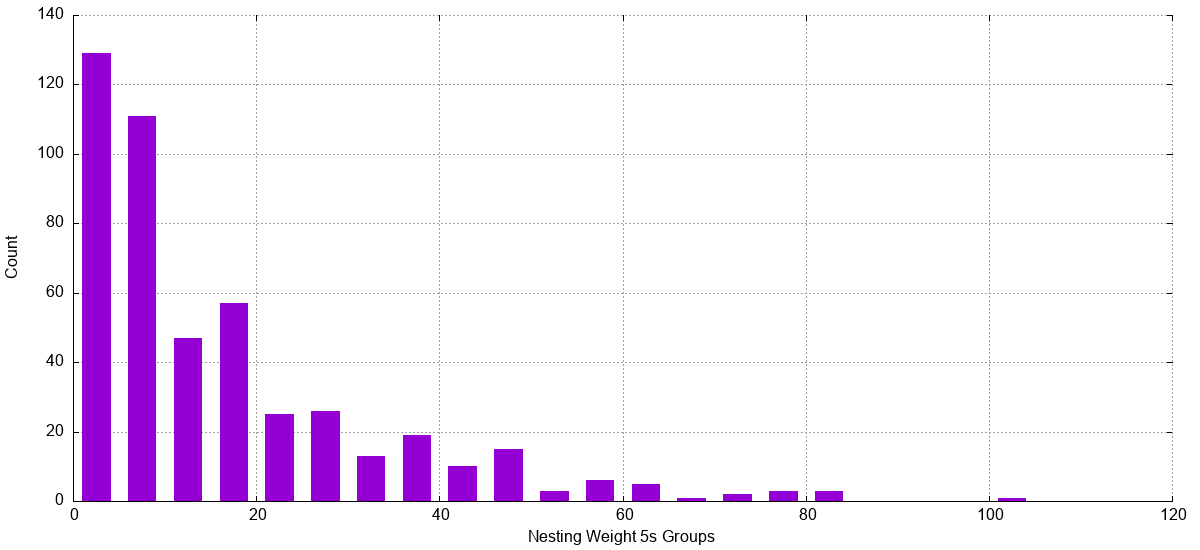

Reproduce this figure in gnuplot.
set terminal png size 1200,550
set terminal png enhanced

set grid
set key off
set border 3

set boxwidth 3 absolute
set style fill solid 1.0 noborder

set xlabel 'Nesting Weight 5s Groups'

set ylabel 'Count'

bin_width = 5;

bin_number(x) = floor(x/bin_width)

rounded(x) = bin_width * ( bin_number(x) + 0.5 )

plot 'research/schemastore/nesting-weight-distribution.dat' \
using (rounded($1)):(1) smooth frequency with boxes
